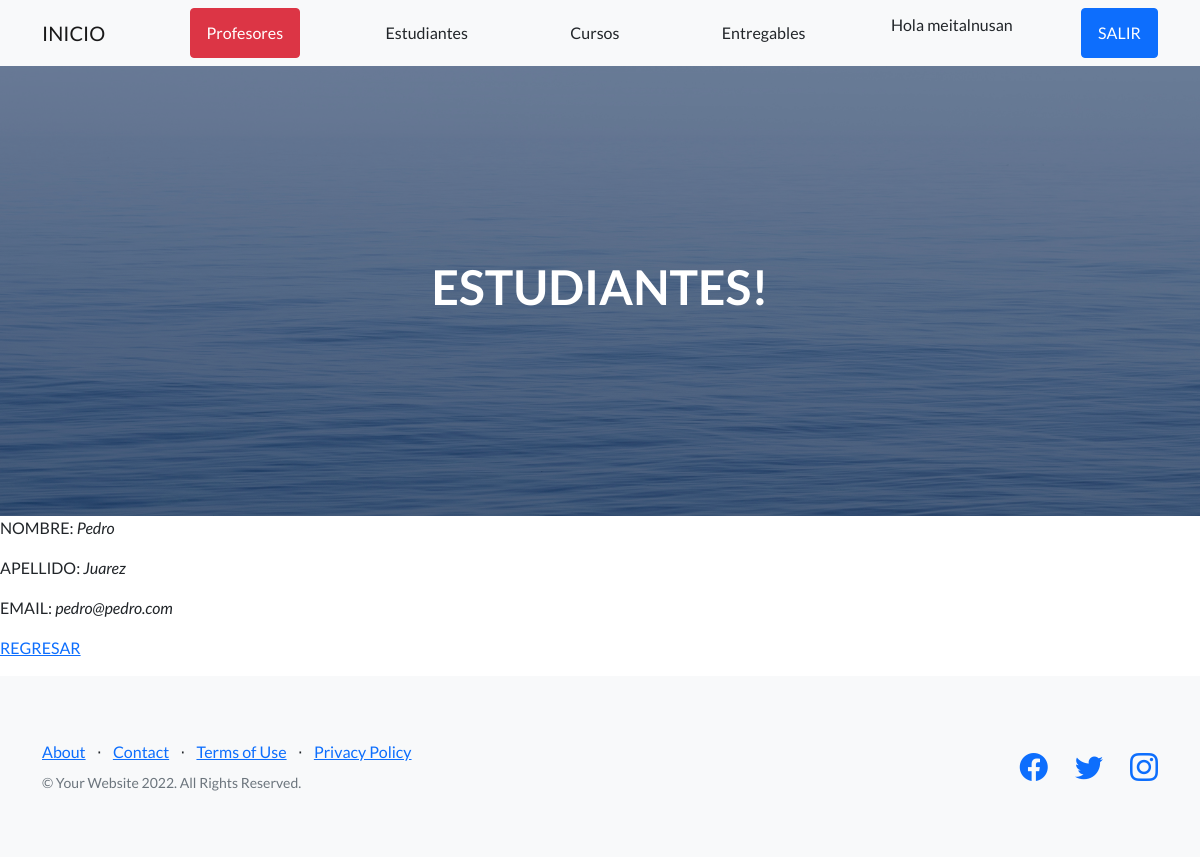
/AppAfter/estudiante/1 (signed in), run on the app's committed database.
### AppAfter/models.py (models this page shows, shortened)
class Estudiante(models.Model):
    nombre=models.CharField(max_length=50)
    apellido=models.CharField(max_length=50)
    email=models.EmailField()

### AppAfter/views.py (the view)
# urls.py: path('estudiante/<pk>', EstudiantesDetalle.as_view(), name= "estudiante_detail"),
class EstudiantesDetalle(LoginRequiredMixin, DetailView):
    model = Estudiante
    template_name= "AppAfter/estudiante_detail.html"

### AppAfter/templates/AppAfter/estudiante_detail.html
{% extends "AppAfter/padre.html" %}
{% load static %}
{% block contenidoQueCambia %}
<p>NOMBRE: <i>{{estudiante.nombre}}</i></p>
<p>APELLIDO: <i>{{estudiante.apellido}}</i></p>
<p>EMAIL: <i>{{estudiante.email}}</i></p>
<p>
    <a href="{% url 'estudiante_listar' %}">REGRESAR</a>
</p>
{% endblock %}
{% block titulo %}
    <h1>ESTUDIANTES!</h1>
{% endblock %}

### AppAfter/templates/AppAfter/padre.html (shortened to what this page needs)
<!DOCTYPE html>
<html lang="en">
    <head>
        {% load static %}
        <link href="https://cdn.jsdelivr.net/npm/bootstrap-icons@1.5.0/font/bootstrap-icons.css" rel="stylesheet" type="text/css" />
        <link href="{% static 'AppAfter/css/styles.css' %}" rel="stylesheet" />
    </head>
    <body>
        <nav class="navbar navbar-light bg-light static-top">
            <div class="container">
                <a class="navbar-brand" href="{% url 'inicio' %}">INICIO</a>
                <a class="btn btn-danger" href="{% url 'profesores' %}">Profesores</a>
                <a class="btn " href="{% url 'estudiante_listar' %}">Estudiantes</a>
                <a class="btn " href="{% url 'cursos' %}">Cursos</a>
                <a class="btn " href="{% url 'entregables' %}">Entregables</a>
                {% if not request.user.is_authenticated %}
                <a class="btn btn-primary" href="{% url 'login' %}">ENTRAR</a>
                {% else %}
                <p>Hola {{user}}</p>
                <a class="btn btn-primary" href="{% url 'logout' %}">SALIR</a>
                {% endif %}
            </div>
        </nav>
        <header class="masthead">
            <div class="container position-relative">
                <div class="row justify-content-center">
                    <div class="col-xl-6">
                        <div class="text-center text-white">
                            {% block titulo %}
                            {% endblock %}
                        </div>
                    </div>
                </div>
            </div>
        </header>
        {% block contenidoQueCambia %}
        {% endblock %}
        <footer class="footer bg-light">
            <div class="container">
                <div class="row">
                    <div class="col-lg-6 h-100 text-center text-lg-start my-auto">
                        <ul class="list-inline mb-2">
                            <li class="list-inline-item"><a href="#!">About</a></li>
                            <li class="list-inline-item">⋅</li>
                            <li class="list-inline-item"><a href="#!">Contact</a></li>
                            <li class="list-inline-item">⋅</li>
                            <li class="list-inline-item"><a href="#!">Terms of Use</a></li>
                            <li class="list-inline-item">⋅</li>
                            <li class="list-inline-item"><a href="#!">Privacy Policy</a></li>
                        </ul>
                        <p class="text-muted small mb-4 mb-lg-0">&copy; Your Website 2022. All Rights Reserved.</p>
                    </div>
                    <div class="col-lg-6 h-100 text-center text-lg-end my-auto">
                        <ul class="list-inline mb-0">
                            <li class="list-inline-item me-4">
                                <a href="#!"><i class="bi-facebook fs-3"></i></a>
                            </li>
                            <li class="list-inline-item me-4">
                                <a href="#!"><i class="bi-twitter fs-3"></i></a>
                            </li>
                            <li class="list-inline-item">
                                <a href="#!"><i class="bi-instagram fs-3"></i></a>
                            </li>
                        </ul>
                    </div>
                </div>
            </div>
        </footer>
    </body>
</html>

### data on the page
Estudiante: nombre "Pedro", apellido "Juarez", email "pedro@pedro.com"

### other printed values
{{ user }} "meitalnusan"
